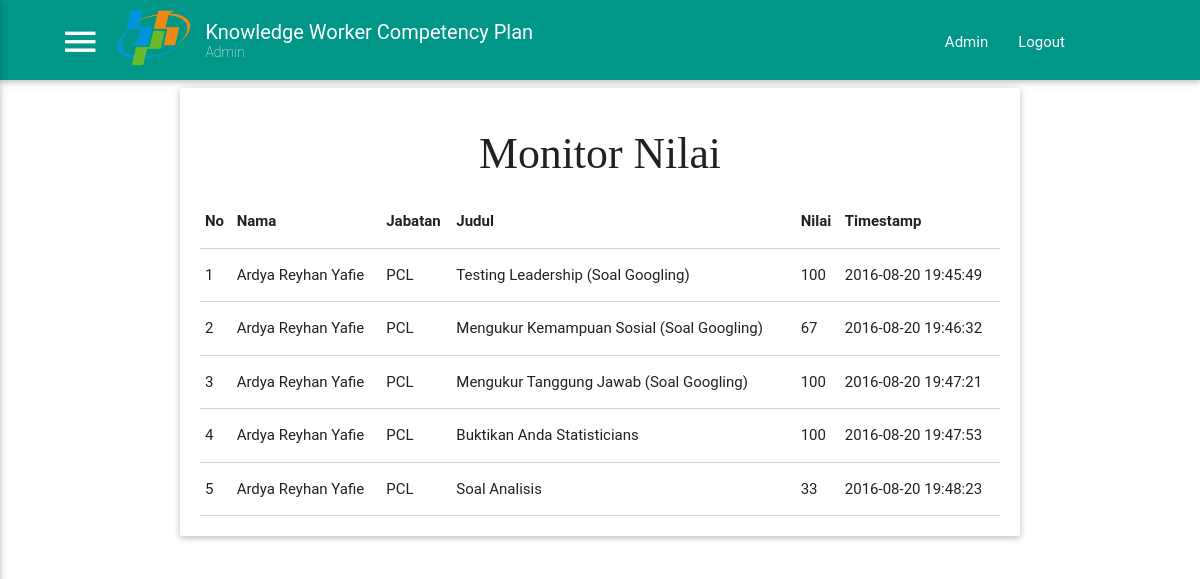
The page /monitoring_nilai.php (signed in) on the database its author committed.
### tables this page shows
CREATE TABLE `user` (
  `id` int(11) NOT NULL AUTO_INCREMENT,
  `nip` text NOT NULL,
  `nama` text NOT NULL,
  `idjabatan` int(11) NOT NULL,
  `idbos` int(11) NOT NULL,
  `iduserbos` int(11) NOT NULL,
  `timecreate` timestamp NOT NULL DEFAULT CURRENT_TIMESTAMP,
  `email` varchar(50) NOT NULL,
  `password` varchar(20) NOT NULL,
  `image` varchar(50) NOT NULL DEFAULT 'default.png',
  PRIMARY KEY (`id`)
);

CREATE TABLE `jabatan` (
  `id` int(11) NOT NULL AUTO_INCREMENT,
  `label` text NOT NULL,
  `idjabatanbos` int(11) DEFAULT NULL,
  PRIMARY KEY (`id`)
);

CREATE TABLE `test` (
  `id` int(11) NOT NULL AUTO_INCREMENT,
  `judul` text NOT NULL,
  `idjabatan` int(11) NOT NULL,
  `deadline` datetime NOT NULL,
  `iddimensi` int(11) NOT NULL,
  `timestamp` timestamp NOT NULL DEFAULT CURRENT_TIMESTAMP ON UPDATE CURRENT_TIMESTAMP,
  PRIMARY KEY (`id`)
);

CREATE TABLE `nilai` (
  `id` int(11) NOT NULL AUTO_INCREMENT,
  `iddimensi` int(11) NOT NULL,
  `idtest` int(11) NOT NULL,
  `iduser` int(11) NOT NULL,
  `nilai` int(11) NOT NULL,
  `keterangan` text,
  `timestamp` timestamp NOT NULL DEFAULT CURRENT_TIMESTAMP,
  PRIMARY KEY (`id`)
);

### controller/fetch_monitor_nilai.php (the view)
<?php
	$msg = "";
	$msg = $msg . '<table class="bordered highlight">
				<thread>
					<th>No</th>
					<th>Nama</th>
					<th>Jabatan</th>
					<th>Judul</th>
					<th>Nilai</th>
					<th>Timestamp</th>
				</thread>
				<tbody>';
	$sql = "SELECT * FROM nilai;";
	$retval = mysqli_query($conn, $sql);
	$count_check = mysqli_num_rows($retval);
	$numbering = 0;
	while ($row = mysqli_fetch_array($retval, MYSQLI_ASSOC)) {
		$numbering = $numbering + 1;
		$sql1 = "SELECT * FROM user WHERE id = " . $row['iduser'] . ";";
		$retval1 = mysqli_query($conn, $sql1);
		$user_name = mysqli_fetch_array($retval1, MYSQLI_ASSOC);
		$sql2 = "SELECT * FROM jabatan WHERE id = " . $user_name['idjabatan'] . ";";
		$retval2 = mysqli_query($conn, $sql2);
		$user_jabatan = mysqli_fetch_array($retval2, MYSQLI_ASSOC);
		$sql3 = "SELECT * FROM test WHERE id = " . $row['idtest'] . ";";
		$retval3 = mysqli_query($conn, $sql3);
		$test_to_label = mysqli_fetch_array($retval3, MYSQLI_ASSOC);
		$msg = $msg . '<tr>
							<td>' . $numbering . '</td>
							<td>' . $user_name['nama'] . '</td>
							<td>' . $user_jabatan['label'] . '</td>
							<td>' . $test_to_label['judul'] . '</td>
							<td>' . $row['nilai'] . '</td>
							<td>' . $row['timestamp'] . '</td>
						</tr>';
	}
	if ($count_check == 0) echo "Tidak ditemukan nilai.";
	else echo $msg . '</tbody></table>';
?>

### view/essential.php (shortened to what this page needs)
<?php
	include "controller/DBConnect.php";
	$sql = 'SELECT * FROM user WHERE nip = "'.$_SESSION['nip'].'";';
	$retval = mysqli_query($conn, $sql);
	$row = mysqli_fetch_array($retval, MYSQLI_ASSOC);
	$status = "";
	if ($row['idjabatan'] > 1) {
		$status = "User";
		$msg = '<ul id="slide-out" class="side-nav">
					<li>
						<div class="userView">
							<img class="background" src="assets/images/office.jpg"/>
							<a href="#!user"><img class="circle" src="assets/images/profile/'.$row['image'].'"></a>
							<a href="#!name"><span class="white-text name">'.$row['nama'].'</span></a>
							<a href="#!email"><span class="white-text email">'.$row['email'].'</span></a>
						</div>
					</li>
					<li>
						<a class="subheader">Main Menu</a>
					</li>
					<li><a href="profile.php"><i class="material-icons">perm_identity</i>Profile</a></li>
					<li><div class="divider"></div></li>
					<li><a href="tesmenejemen.php"><i class="material-icons">assignment</i>Kerjakan Soal</a></li>
					<li><div class="divider"></div></li>
					<li><a href="evaluasi.php"><i class="material-icons">assignment_ind</i>Evaluasi Anggota</a></li>
					<li><div class="divider"></div></li>
					<li><a class="subheader">Addition Menu</a></li>
					<li><a href="help.php"><i class="material-icons">live_help</i>Help</a></li>
				</ul>';
	}
	else {
		$status = "Admin";
		$msg = '<ul id="slide-out" class="side-nav">
					<li>
						<div class="userView">
							<img class="background" src="assets/images/office.jpg"/>
							<a href="#!user"><img class="circle" src="assets/images/profile/'.$row['image'].'"></a>
							<a href="#!name"><span class="white-text name">'.$row['nama'].'</span></a>
							<a href="#!email"><span class="white-text email">'.$row['email'].'</span></a>
						</div>
					</li>
					<li>
						<a class="subheader">Main Menu</a>
					</li>
					<li><a href="monitor.php"><i class="material-icons">airplay</i>Monitoring</a></li>
					<li><div class="divider"></div></li>
					<li><a href="daftar-dimensi.php"><i class="material-icons">mode_edit</i>Dimensi Editor</a></li>
					<li><div class="divider"></div></li>
					<li>
						<ul class="collapsible collapsible-according" style="padding-left:15px">
							<li>
								<a class="collapsible collapsible-header"><i class="material-icons">playlist_add</i>Test Managemet</a>
								<div class="collapsible-body">
									<ul style="padding-left:40px">
										<li><a href="buatsoal.php">Buat Tes</a></li>
										<li><a href="monitoring_tes.php">Monitoring Tes</a></li>
										<li><a href="monitoring_nilai.php">Monitoring Nilai</a></li>
									</ul>
								</div>
							</li>
						</ul>
					</li>
					<li><div class="divider"></div></li>
					<li>
						<ul class="collapsible collapsible-according" style="padding-left:15px">
							<li>
								<a class="collapsible collapsible-header"><i class="material-icons">perm_identity</i>User Managemet</a>
								<div class="collapsible-body">
									<ul style="padding-left:40px">
										<li><a href="daftar-user.php">Daftar User</a></li>
										<li><a href="jabatan-management.php">Jabatan Management</a></li>
										<li><a href="register-user.php">Register User</a></li>
									</ul>
								</div>
							</li>
						</ul>
					</li>
					<li><div class="divider"></div></li>
					<li><a class="subheader">Addition Menu</a></li>
					<li><a href="help.php"><i class="material-icons">live_help</i>Help</a></li>
				</ul>';
	}
	echo '<nav class="teal">
			<div class="nav-wrapper head-container">
				<a href="#" class="brand-logo">
					<a href="#" data-activates="slide-out" class="button-collapse show-on-large"><i class="material-icons">menu</i></a>
					<a href="/"><img id="logo-main" src="assets/images/logo-bps.png"></a>
					<a id="title" >Knowledge Worker Competency Plan</a>
					<a id="sub-title">'.$status.'</a>
				</a>
				<ul id="nav-mobile" class="right hide-on-med-and-down">
					<li><a href="profile.php">'.$row['nama'].'</a></li>
					<li><a href="controller/logout.php">Logout</a></li>
				</ul>
			</div>
		</nav>'.$msg;
?>

### assets/css/custom.css (style rules this page uses)
@media only screen and (min-width: 993px) { .head-container { width: 85%; margin-right: 10%; margin-left: 5%; } }
nav { height: 80px; padding-top: 10px; }
#logo-main, .brand-logo { max-height: 75px; margin-left: 15px; max-width: 75px; margin-right: 15px; }
#title { font-size: 20px; position: absolute; margin-top: -10px; }
#sub-title { font-size: 14px; position: absolute; top: 10px; font-weight: 200; }

### rows shown on the page
user: idjabatan "Admin", nama "Admin"
user: nama "Ardya Reyhan Yafie Ardya Reyhan Yafie Ardya Reyhan Yafie Ardya Reyhan Yafie Ardya Reyhan Yafie"
jabatan: label "PCL PCL PCL PCL PCL"
test: judul "Testing Leadership (Soal Googling)"
nilai: nilai "100", timestamp "2016-08-20 19:45:49"
test: judul "Mengukur Kemampuan Sosial (Soal Googling)"
nilai: nilai "67", timestamp "2016-08-20 19:46:32"
test: judul "Mengukur Tanggung Jawab (Soal Googling)"
nilai: nilai "100", timestamp "2016-08-20 19:47:21"
test: judul "Buktikan Anda Statisticians"
nilai: nilai "100", timestamp "2016-08-20 19:47:53"
test: judul "Soal Analisis"
nilai: nilai "33", timestamp "2016-08-20 19:48:23"
